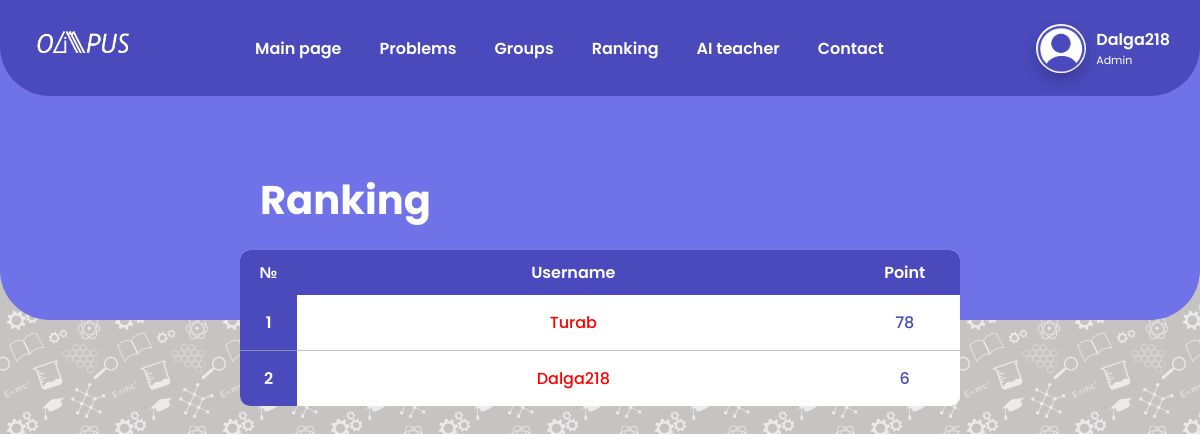
The app's page /ranking/ (signed in) with its own data.
### base/models.py (models this page shows, shortened)
class Account(models.Model):
    username=models.CharField(max_length=20)
    fullname=models.CharField(max_length=100,blank=True)
    email=models.CharField(max_length=50)
    password=models.CharField(max_length=50)
    profile_photo=models.ImageField(upload_to='profile_photos/', default='profile_photos/default_pp.png')
    point=models.IntegerField(default=0)
    admin_tag=models.BooleanField(default=False)
    teacher_tag=models.BooleanField(default=False)
    clever_tag=models.BooleanField(default=False)
    olympian_tag=models.BooleanField(default=False)
    groups=models.CharField(max_length=1000000,default='%')
    requests=models.CharField(max_length=1000000,default='%')

### problems/views.py (the view)
# urls.py: path('ranking/', problems_views.ranking, name='ranking'),
def ranking(request):
    users=Account.objects.filter(point__gt=0).order_by('-point')
    return render(request,'ranking.html',{"users":users,"subjects":subjects,"islogin":islogin(request)})

### problems/views.py (called while the page is built)
def islogin(request):
    if 'username' in request.session:
        return Account.objects.get(username=request.session['username'])
    return False

### templates/ranking.html (shortened to what this page needs)
<!DOCTYPE html>
<html lang="en">
<head>
  <link rel="stylesheet" href="/static/css/ranking.css">
  <link href="https://cdn.jsdelivr.net/npm/remixicon@2.2.0/fonts/remixicon.css" rel="stylesheet">
  <link rel="stylesheet" href="https://cdn.jsdelivr.net/npm/bootstrap-icons@1.10.5/font/bootstrap-icons.css">
</head>
<body>
    {% include 'navbar.html' %}
    <div class="users_table">
      <h1 class="head_rank">Ranking</h1>
      <table class="all_users_table">
        <thead>
          <tr>
            <th>№</th>
            <th>Username</th>
            <th>Point</th>
          </tr>
        </thead>
        <tbody class="table_body">
            {% for user in users %}
            <tr class="data-item">
                <td width="5%" class="number_td"><p class="number"></p></td>
                <td height="100%" width="50%" class="user_text">
                  {% if user.admin_tag %}
                  <a href="{% url 'profile' user.username %}" class="go_user" style="color: red;">{{ user.username }}</a>
                  {% elif user.teacher_tag %}
                  <a href="{% url 'profile' user.username %}" class="go_user" style="color: blue;">{{ user.username }}</a>
                  {% elif user.clever_tag %}
                  <a href="{% url 'profile' user.username %}" class="go_user" style="color: green;">{{ user.username }}</a>
                  {% elif user.olympian_tag %}
                  <a href="{% url 'profile' user.username %}" class="go_user" style="color: purple;">{{ user.username }}</a>
                  {% else %}
                  <a href="{% url 'profile' user.username %}" class="go_user" style="color: black;">{{ user.username }}</a>
                  {% endif %}
                <td width="10%"class="follows_text"><p id="follows">{{ user.point }}</p></td>
            </tr>
            {% endfor %}
        </tbody>
      </table>
    </div>
</body>
</html>

### templates/navbar.html (shortened to what this page needs)
<header>
    <link href="https://cdn.jsdelivr.net/npm/remixicon@2.2.0/fonts/remixicon.css" rel="stylesheet">
    <link rel="stylesheet" href="https://unpkg.com/boxicons@latest/css/boxicons.min.css">
    <link rel="stylesheet" href="https://cdn.jsdelivr.net/npm/bootstrap-icons@1.10.5/font/bootstrap-icons.css">
    <link rel="stylesheet" type="text/css" href="/static/css/navbar.css">
    <a href="{% url 'base' %}" class="logo"><img width="100" src="/static/images/logo.png" alt="Logo"></a>
    <div class="navbar-all-elements">
        <ul class="navlist">
            <li><button class="dropbtn"><a href="{% url 'base' %}">Main page</a></button></li>
            <li>
            <div class="dropdown">
                <div class="buttons_drop">
                    <button class="dropbtn" id="dropbtn_prob"><a href="{% url 'problems_main' %}">Problems</a><button class="icon_opening"></button></button>
                </div>
            </div>
            </li>
            <li id="group_not"><button class="dropbtn"><a href="{% url 'groups_main' %}">Groups</button></a>{% if islogin.requests|length > 1 %}<p class="notify_group">New</p>{% endif %}</li>
            <li><button class="dropbtn"><a href="{% url 'ranking' %}">Ranking</a></button></li>
            <li><button class="dropbtn"><a href="{% url 'ai' %}">AI teacher</a></button></li>
            <li><button class="dropbtn"><a href="{% url 'contact' %}">Contact</a></button></li>
        </ul>
        {% if islogin == False %}
        <div class="forms-all">
            <div class="users-section">
                <a href="{% url 'login' %}"><button class="login">Login</button></a>
                <a href="{% url 'register' %}"><button class="register">Register</button></a>
            </div>
        </div>
        {% else %}
        <div class="pp_all">
            <div class="profile-section">
                <a href="{% url 'profile' islogin.username %}" class="pp_place"><img class="profile_photo" src="/media/{{ islogin.profile_photo }}"></i></a>
                <div class="user">
                    <h3 class="username_txt"><a href="{% url 'profile' islogin.username %}" style="text-decoration:none; color:white;">{{ islogin.username }}</a></h3>
                    {% if islogin.admin_tag %}
                    <h6 class="user_tag">Admin</h6>
                    {% elif islogin.teacher_tag %}
                    <h6 class="user_tag">Teacher</h6>
                    {% elif islogin.clever_tag %}
                    <h6 class="user_tag">Clever</h6>
                    {% elif islogin.olympian_tag %}
                    <h6 class="user_tag">Olympian</h6>
                    {% endif %}
                </div>
            </div>
        </div>
        {% endif %}
    </div>
</header>
<div class="head-bottom">
</div>

### static/css/ranking.css (style rules this page uses)
* { padding: 0; margin: 0; font-family: "Poppins", sans-serif; text-decoration: none; list-style: none; box-sizing: border-box; }
body { background: #c6c3c3; }
.users_table { margin: 0 auto; margin-top: 150px; width: 60%; margin-bottom: 30px; }
.users_table h1 { color: white; font-size: 40px; font-weight: 700; padding-left: 20px; padding-top: 20px; padding-bottom: 20px; }
.users_table .all_users_table { border-collapse: collapse; background-color: white; width: 100%; border-radius: 10px; }
.all_users_table thead th { background: #4a4abd; color: white; padding: 10px; font-weight: 600; }
.all_users_table tr { border-bottom: 0.5px solid rgba(173, 173, 173, 0.68); }
.all_users_table thead tr:first-child th:first-child { border-top-left-radius: 10px; }
.all_users_table thead tr:first-child th:last-child { border-top-right-radius: 10px; }
.all_users_table tr:last-child td:first-child { border-bottom-left-radius: 10px; }
.all_users_table tr:last-child { border-bottom: 0; }
.all_users_table tr td { padding: 15px; font-size: 16px; font-weight: 500; }
.follows_text { text-align: center; color: #4a4abd; }
.all_users_table tr .number_td { background-color: #4a4abd; color: white; padding: 10px 14px; text-align: center; font-weight: 600; }
.all_users_table tr .user_text { color: white; text-align: center; }

### static/css/navbar.css (style rules this page uses)
* { padding: 0; margin: 0; font-family: "Poppins", sans-serif; text-decoration: none; list-style: none; box-sizing: border-box; }
body { background: #c6c3c3; background-image: url('/static/images/bg-design.png'); }
header { position: fixed; right: 0; top: 0; z-index: 100; width: 100%; height: 12%; display: flex; align-items: center; padding: 33px 9%; background: #4a4abd 75.52%; border-bottom-left-radius: 50px; border-bottom-right-radius: 50px; }
.navbar-all-elements { display: flex; align-items: center; }
.navlist { margin-left: 100px; display: flex; }
.navlist .dropbtn a { text-decoration: none; color:white; }
#group_not { display: flex; align-items: center; }
#dropbtn_prob { display: flex; align-items: center; }
.navlist button { background-color: transparent; color: white; font-size: 1rem; font-weight: 600; padding: 0 19px; border-radius: 25px; cursor: pointer; border: transparent; text-align: center; }
.buttons_drop { display: flex; }
.pp_all { position: absolute; display: flex; align-items: center; right: 0; }
header .profile-section { position: relative; border-bottom-right-radius: 50px; border-bottom-left-radius: 20px; border-top-left-radius: 20px; background-color: rgba(255, 255, 255, 0); height: 80%; width: auto; justify-content: right; align-items:center; display:flex; }
header .profile-section a { height: 70px; width: 70px; border-bottom-left-radius: 20px; border-top-left-radius: 20px; background-color: rgba(255, 255, 255, 0); }
header .profile-section a img { max-height: 70%; border-radius: 100%; box-shadow: 0px 8px 16px 0px rgba(0,0,0,0.2); z-index: 102; height: 50px; width: 50px; margin-right: 10px; margin-left: 10px; margin-top: 15%; }
header .profile-section .user { margin-right: 30px; }
header .profile-section .user .username_txt { font-size: 16px; font-weight: 600; color: #ffffff; }
header .profile-section .user .user_tag { font-size: 11px; font-weight: 400; color: #ffffff; }
.head-bottom { position: absolute; top: 0; left: 0; z-index: -10000; width: 100%; height: 40%; background-color: #6f73e7; border-bottom-left-radius: 50px; border-bottom-right-radius: 50px; }
@media (max-width: 1535px) { header { padding: 30px 3%; transition: .2s; } }

### records on screen
Account: profile_photo (placeholder picture), username "Dalga218", point "6"
Account: username "Turab", point "78"
